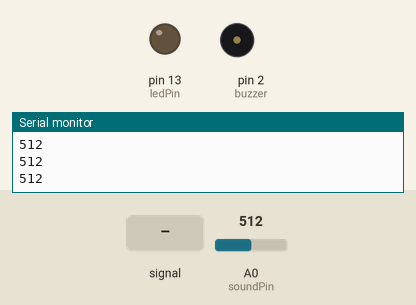
Simulated run of this sketch. Board: Arduino Uno, built with avr-gcc and run on an emulated ATmega328P. On the bench: output pins drawn as LEDs (lit = HIGH), buzzer (waves = sounding), the last lines printed to the serial monitor. Dashed ring = blinking. The test bench sets the inputs (shaded band); at power-on: A0 (soundPin) = 512.

Above: at 1.2 s.
1.3 s: A0 (soundPin) fed a 1000 Hz sine of ±255 counts around its level
At 2.5 s:
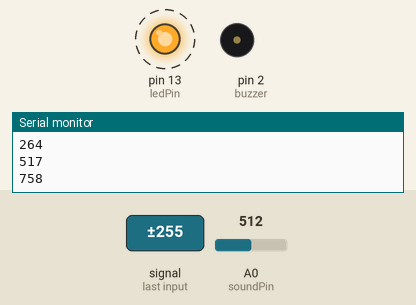
4.3 s: A0 (soundPin) set to 710
7.3 s: A0 (soundPin) set to 685
At 7.6 s:
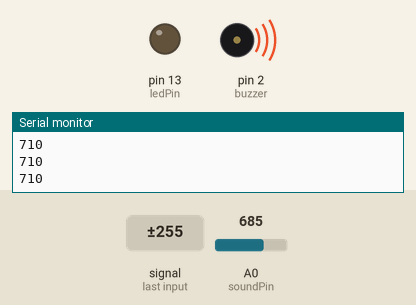
9.0 s: A0 (soundPin) set to 716
At 10.7 s:
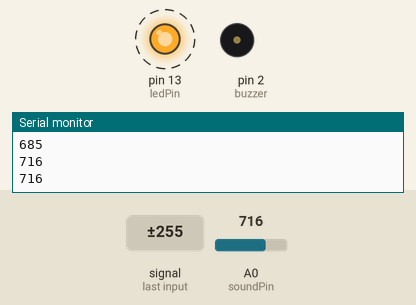
12.0 s: A0 (soundPin) set to 690
At 13.6 s:
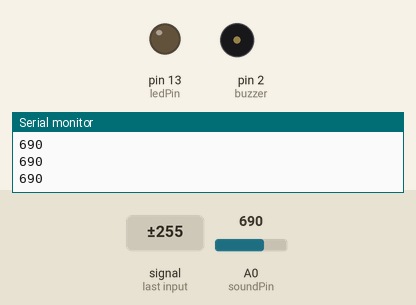
Timing chart, 0 to 14.5 s (numbered marks = the images above; inputs shaded):
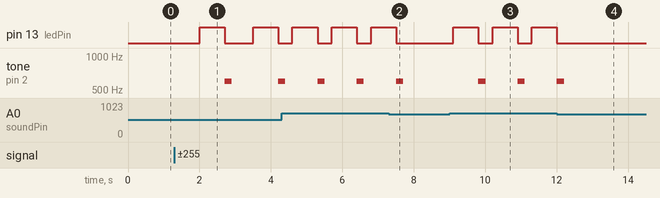

The sketch:

Sound_Sensor_LED_Buzz.ino
```cpp
/***************************************************
name:Rotary Encoder
function:you can see the angular displacement of the rotary encoder printed on Serial Monitor.
When the rotary encoder rotates clockwise, the angular displacement increases; when it does counterclockwise, the value decreases.
Press the switch on the rotary encoder, the value will return to zero.
********************************************************/
//Email:support@sunfounder.com
//website:www.sunfounder.com

const int ledPin = 13; //pin13 built-in led
const int soundPin = A0;  //sound sensor attach to A0
const int buzzer = 2;
void setup()
{
  pinMode(ledPin,OUTPUT);//set ledPin as OUTPUT
  Serial.begin(9600); //initialize the serial communication as 9600 bps
  pinMode(buzzer, OUTPUT);

}

void loop()
{
  int value = analogRead(soundPin); //read the value of sound sensor
  Serial.println(value);//print it
  if(value > 700)//if the vallue of sound sensor is greater than 700
  {
    digitalWrite(ledPin,HIGH); //turn on the led
    delay(500); //delay 200ms
    digitalWrite(ledPin, HIGH);
   delay(200);
   tone(buzzer, 600);
   digitalWrite(ledPin, LOW);
   delay(200);
   noTone(buzzer);
  }
  else //elae
  {
    digitalWrite(ledPin,LOW); //turn off the led
  }
  delay(200);
}
```

Measured:
- after the input at 1.3 s, pin 13 (ledPin): alternates HIGH for 0.70 s and LOW for 0.80 s, starting after 0.70 s; tone on pin 2 (buzzer): silent → 600 Hz after 1.4 s, → silent 0.20 s later, → 600 Hz 1.3 s later
- after the input at 7.3 s, pin 13 (ledPin): goes on until 7.5 s, then stays LOW; tone on pin 2 (buzzer): goes on until 7.7 s, then stays silent
- after the input at 9.0 s, pin 13 (ledPin): alternates HIGH for 0.70 s and LOW for 0.40 s, starting after 0.11 s; tone on pin 2 (buzzer): alternates 600 Hz for 0.20 s and silent for 0.90 s, starting after 0.81 s
- after the input at 12.0 s, pin 13 (ledPin): goes on until 12.0 s, then stays LOW; tone on pin 2 (buzzer): goes on until 12.2 s, then stays silent
